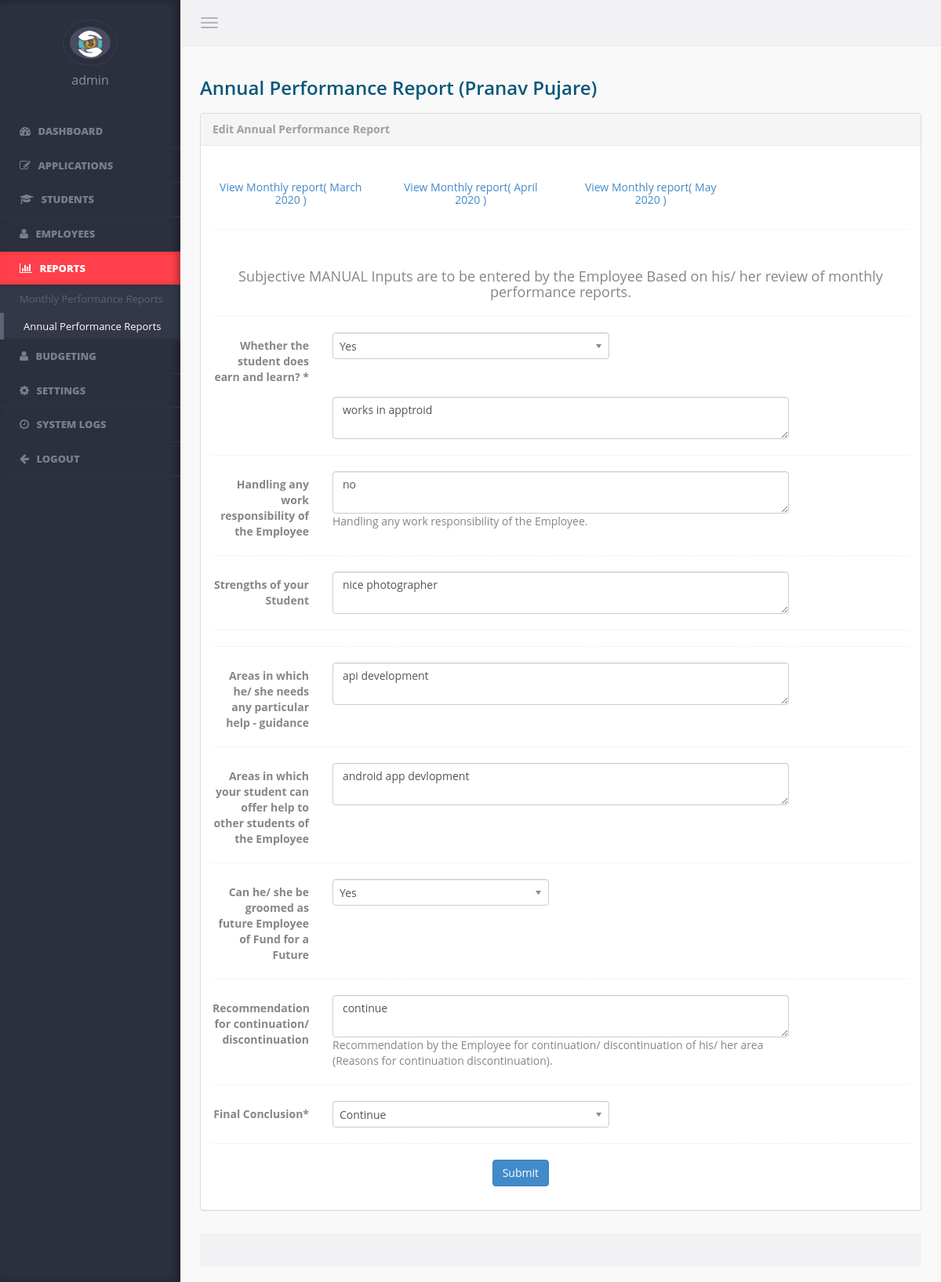
Page /admin/edit_annual_performance?student_id=2&&annual_report_id=2 (signed in) on the committed database.
### tables this page shows
CREATE TABLE `student_info` (
  `id` int(11) NOT NULL,
  `application_id` varchar(50) DEFAULT NULL,
  `student_code` varchar(50) DEFAULT NULL,
  `first_name` varchar(50) DEFAULT NULL,
  `middle_name` varchar(50) DEFAULT NULL,
  `last_name` varchar(50) DEFAULT NULL,
  `dob` varchar(30) DEFAULT NULL,
  `caste` varchar(50) DEFAULT NULL,
  `vsm_branch` varchar(50) DEFAULT NULL,
  `csr` varchar(30) DEFAULT NULL,
  `csr_organisation` varchar(50) DEFAULT NULL,
  `photo` varchar(200) DEFAULT NULL,
  `status` enum('Pending','Rejected','Enrolled') NOT NULL DEFAULT 'Pending',
  `remark_by_commitee` varchar(500) DEFAULT NULL,
  `submitted_by_admin` int(11) DEFAULT NULL,
  `submission_date` varchar(30) DEFAULT NULL,
  `last_edited_by` int(11) DEFAULT NULL,
  `last_edit_date` varchar(30) DEFAULT NULL
);

CREATE TABLE `annual_reports` (
  `id` int(11) NOT NULL,
  `student_id` int(11) DEFAULT NULL,
  `year` varchar(30) DEFAULT NULL,
  `earn_and_learn` varchar(50) DEFAULT NULL,
  `earn_and_learn_explanation` varchar(500) DEFAULT NULL,
  `any_vsm_work` varchar(1000) DEFAULT NULL,
  `activity_outstation_student` varchar(1000) DEFAULT NULL,
  `strengths` varchar(500) DEFAULT NULL,
  `weekness` varchar(500) DEFAULT NULL,
  `need_help_in` varchar(500) DEFAULT NULL,
  `can_offer_help_in` varchar(500) DEFAULT NULL,
  `future_volunteer` varchar(30) DEFAULT NULL,
  `continuation_discontinuation` varchar(500) DEFAULT NULL,
  `final_conclusion` varchar(50) DEFAULT NULL,
  `submitted_by_admin` int(11) DEFAULT NULL,
  `submission_date` varchar(30) DEFAULT NULL,
  `last_edited_by` int(11) DEFAULT NULL,
  `last_edit_date` varchar(30) DEFAULT NULL
);

### admin/edit_annual_performance.php (the view, shortened to what this page needs)
<?php
include_once 'include/include.php';
if(!isset($_SESSION['admin_id']) && empty($_SESSION['admin_id']))
{
    header('location:login');
}
else
{
    if(isset($_GET['student_id']))
    {
        $student_id=str_replace("'", "\'", $_GET['student_id']);
    }
    if(isset($_GET['annual_report_id']))
    {
        $annual_report_id=str_replace("'", "\'", $_GET['annual_report_id']);
    }
    $query1="select * from student_info where id='$student_id'";
    $query1_run=mysqli_query($connect, $query1);
    $student_rows=mysqli_num_rows($query1_run);
    $student_data=mysqli_fetch_assoc($query1_run);
    $query3="select * from annual_reports where id='$annual_report_id' and student_id='$student_id'";
    $query3_run=mysqli_query($connect, $query3);
    $annual_report_rows=mysqli_num_rows($query3_run);
    $existing_data=mysqli_fetch_assoc($query3_run);
    $query19="SELECT kp_assigned.*, admin.first_name, admin.last_name, admin.vsm_branch FROM kp_assigned left join admin on kp_assigned.kp_id=admin.id WHERE kp_assigned.student_id='$student_id'";
    $query19_run=mysqli_query($connect, $query19);
    $kp_assigned_data=mysqli_fetch_assoc($query19_run);
    $kp_assigned_id=$kp_assigned_data['kp_id'];
?>
<!DOCTYPE html>
<html lang="en">
    <head>
        <?php include 'include/head.php';?>
    </head>
    <body data-ng-app>
        <?php $page='annual_reports'; ?>
        <?php include 'include/sidebar-admin.php';?>
        <section class="content">
            <?php include 'include/header.php'; ?>
            <div class="warper container-fluid">
                <div class="page-header">
                    <h3>Annual Performance Report (<?= $student_data['first_name'].' '.$student_data['last_name']; ?>)</h3>
                </div>
                <div class="row">
                    <div class="col-md-12">
                        <div class="panel panel-default">
                            <div class="panel-heading">Edit Annual Performance Report</div>
                            <div class="panel-body">
            <?php
                if($student_rows==1)
                {
                    if($_SESSION['admin_type']!='kp' || ($_SESSION['admin_type']=='kp' && $_SESSION['admin_id']==$kp_assigned_id))
                    {
                        if($annual_report_rows==1)
                        {
            ?>
                                <form class="form-horizontal" action="edit_annual_performance?<?php echo $_SERVER['QUERY_STRING']; ?>" method="POST">
                                    <br/>
                                    <div class="row">
                                        <div class="col-sm-6 col-md-3">
                                            <h5 class="text-center"><a href="add_monthly_performance?student_id=<?= $student_id; ?>&&monthly_report_id=" target="_blank">View Monthly report( March 2020 )</a></h5>
                                        </div>
                                        <div class="col-sm-6 col-md-3">
                                            <h5 class="text-center"><a href="add_monthly_performance?student_id=<?= $student_id; ?>&&monthly_report_id=" target="_blank">View Monthly report( April 2020 )</a></h5>
                                        </div>
                                        <div class="col-sm-6 col-md-3">
                                            <h5 class="text-center"><a href="add_monthly_performance?student_id=<?= $student_id; ?>&&monthly_report_id=" target="_blank">View Monthly report( May 2020 )</a></h5>
                                        </div>
                                    </div>
                                    <hr class="dotted">
                                    <br/>
                                    <h4 class="text-center">Subjective MANUAL Inputs are to be entered by the Employee Based on his/ her review of monthly performance reports.</h4>
                                    <hr class="dotted">
                                    <div class="form-group">
                                        <label class="col-sm-2 control-label">Whether the student does earn and learn? * </label>
                                        <div class="col-sm-5">
                                        </div>
                                    </div>
                                    <div class="form-group" id="earn_and_learn_yes_div" style="display: none;">
                                        <label class="col-sm-2 control-label"></label>
                                        <div class="col-sm-8">
                                            <textarea class="form-control" name="earn_and_learn_explanation" placeholder="Earn and learn explanation*"><?= $existing_data['earn_and_learn_explanation']; ?></textarea>
                                        </div>
                                    </div>
                                    <hr class="dotted">
                                    <div class="form-group">
                                        <label class="col-sm-2 control-label">Handling any work responsibility of the Employee</label>
                                        <div class="col-sm-8">
                                            <textarea class="form-control" name="work_responsibility_of_vsm"><?= $existing_data['any_vsm_work']; ?></textarea>Handling any work responsibility of the Employee.
                                        </div>
                                    </div>
                                    <hr class="dotted">
                                    <div class="form-group">
                                        <label class="col-sm-2 control-label">Strengths of your Student</label>
                                        <div class="col-sm-8">
                                            <textarea class="form-control" name="strength"><?= $existing_data['strengths']; ?></textarea>
                                        </div>
                                    </div>
                                    <hr class="dotted">
                                    <hr class="dotted">
                                    <div class="form-group">
                                        <label class="col-sm-2 control-label">Areas in which he/ she needs any particular help - guidance</label>
                                        <div class="col-sm-8">
                                            <textarea class="form-control" name="help_or_need"><?= $existing_data['need_help_in']; ?></textarea>
                                        </div>
                                    </div>
                                    <hr class="dotted">
                                    <div class="form-group">
                                        <label class="col-sm-2 control-label">Areas in which your student can offer help to other students of the Employee</label>
                                        <div class="col-sm-8">
                                            <textarea class="form-control" name="can_offer_help_in"><?= $existing_data['can_offer_help_in']; ?></textarea>
                                        </div>
                                    </div>
                                    <hr class="dotted">
                                    <div class="form-group">
                                        <label class="col-sm-2 control-label">Can he/ she be groomed as future Employee of Fund for a Future</label>
                                        <div class="col-sm-4">
                                        </div>
                                    </div>
                                    <hr class="dotted">
                                    <div class="form-group">
                                        <label class="col-sm-2 control-label">Recommendation for continuation/ discontinuation</label>
                                        <div class="col-sm-8">
                                            <textarea class="form-control" name="continuation_discontinuation"><?= $existing_data['continuation_discontinuation']; ?></textarea>Recommendation by the Employee for continuation/ discontinuation of his/ her area (Reasons for continuation discontinuation).
                                        </div>
                                    </div>
                                    <hr class="dotted">
                                    <div class="form-group">
                                        <label class="col-sm-2 control-label">Final Conclusion*</label>
                                        <div class="col-sm-5">
                                        </div>
                                    </div>
                                    <hr class="dotted">
                                    <div class="form-group">
                                        <div class="col-sm-6">
                                            <input type="submit" class="btn btn-primary pull-right" value="Submit"></small>
                                        </div>
                                    </div>
                                </form>
            <?php
                        }
                    }
                }
            ?>
                            </div>
                        </div>
                    </div>
                </div>
            <?php include 'include/footer.php';?>
        </section>
    </body>
</html>
<?php
    }
?>

### admin/include/sidebar-admin.php (shortened to what this page needs)
<aside class="left-panel">
<?php
    $admin_id=$_SESSION['admin_id'];
    $admin_type=$_SESSION['admin_type'];
    $query20="SELECT first_name FROM admin WHERE id='$admin_id'";
    $query20_run=mysqli_query($connect, $query20);
    $admin_data=mysqli_fetch_assoc($query20_run);
    $admin_fname=$admin_data['first_name'];
?>
    <div class="user text-center">
        <img src="../images/logo.jpg" class="img-circle" alt="...">
        <h4 class="user-name"><?= $admin_fname; ?></h4>
    </div>
    <nav class="navigation">
        <ul class="list-unstyled">
            <li <?php if(isset($page) && $page == 'dashboard') {
				echo 'class="active"';
				}
				?>>
			<a href="dashboard">
			<i class="fa fa-dashboard">
			</i>
			<span class="nav-label">
			Dashboard
			</span>
			</a>
			</li>
		<?php
			if($admin_type!='kp')
			{
		?>
            <li <?php
				if(isset($page) && ($page == 'applications' || $page == 'applications?type=Enrolled' || $page == 'applications?type=Rejected' || $page == 'applications?type=Pending')){
					echo 'class="has-submenu active"';
				}
				else{
					echo 'class="has-submenu"';
					}
			?>>
			<a href="#">
			<i class="fa fa-edit">
			</i>
			<span class="nav-label">Applications</span>
			</a>
            </li>
    <?php
        }
    ?>
		    <li <?php if(isset($page) && $page == 'students') {echo 'class="active"';} ?>>
			<a href="students">
			<i class="fa fa-graduation-cap">
			</i>
			<span class="nav-label">Students</span>
			</a>
			</li>
    <?php
        if($admin_type!='kp')
        {
    ?>
		    <li <?php if(isset($page) && $page == 'karyakarta_palak') {echo 'class="active"';} ?>>
			<a href="karyakarta_palak">
			<i class="fa fa-user">
			</i>
			<span class="nav-label">Employees</span>
			</a>
			</li>
    <?php
        }
    ?>
            <li <?php if(isset($page) && ($page == 'monthly_reports' || $page == 'annual_reports')) {echo 'class="active"';} ?> class="has-submenu">
			<a href="#">
			<i class="fa fa-bar-chart">
			</i>
			<span class="nav-label">Reports</span>
			</a>
            <ul class="list-unstyled">
                    <li <?php if(isset($page) && $page == 'monthly_reports') {echo 'class="active"';} ?>>
					<a href="monthly_reports">Monthly Performance Reports</a>
					</li>
                    <li <?php if(isset($page) && $page == 'annual_reports') {echo 'class="active"';} ?>>
					<a href="annual_reports">Annual Performance Reports</a>
					</li>
                </ul>
            </li>
            <li <?php
					if(isset($page) && $page == 'budgeting') {
						echo 'class="active"';
					}
				?>>
			<a href="budgeting">
			<i class="fa fa-user">
			</i>
			<span class="nav-label">Budgeting</span>
			</a>
			</li>
    <?php
        if($admin_type!='kp')
        {
    ?>
            <li <?php
					if(isset($page) && ($page == 'settings' || $page == 'decoding' || $page == 'events')) {
						echo 'class="has-submenu active"';
					}
					else{
						echo 'class="has-submenu"';
					}
				?>>
			<a href="#">
			<i class="fa fa-cog">
			</i>
			<span class="nav-label">Settings</span>
			</a>
            </li>
            <li <?php if(isset($page) && $page == 'system_logs') {echo 'class="active"';} ?>>
			<a href="system_logs">
			<i class="fa fa-clock-o">
			</i>
			<span class="nav-label">System Logs</span>
			</a>
			</li>
    <?php
        }
    ?>
			<li class=""><a href="logout">
			<i class="fa fa-arrow-left">
			</i>
			<span class="nav-label">Logout</span>
			</a>
			</li>
		</ul>
    </nav>
</aside>

### rows in the picture
student_info: first_name "Pranav", last_name "Pujare"
annual_reports: earn_and_learn_explanation "works in apptroid", work_responsibility_of_vsm "no", strength "nice photographer", help_or_need "api development", can_offer_help_in "android app devlopment", continuation_discontinuation "continue"

### other values in the picture
$admin_fname "admin"
